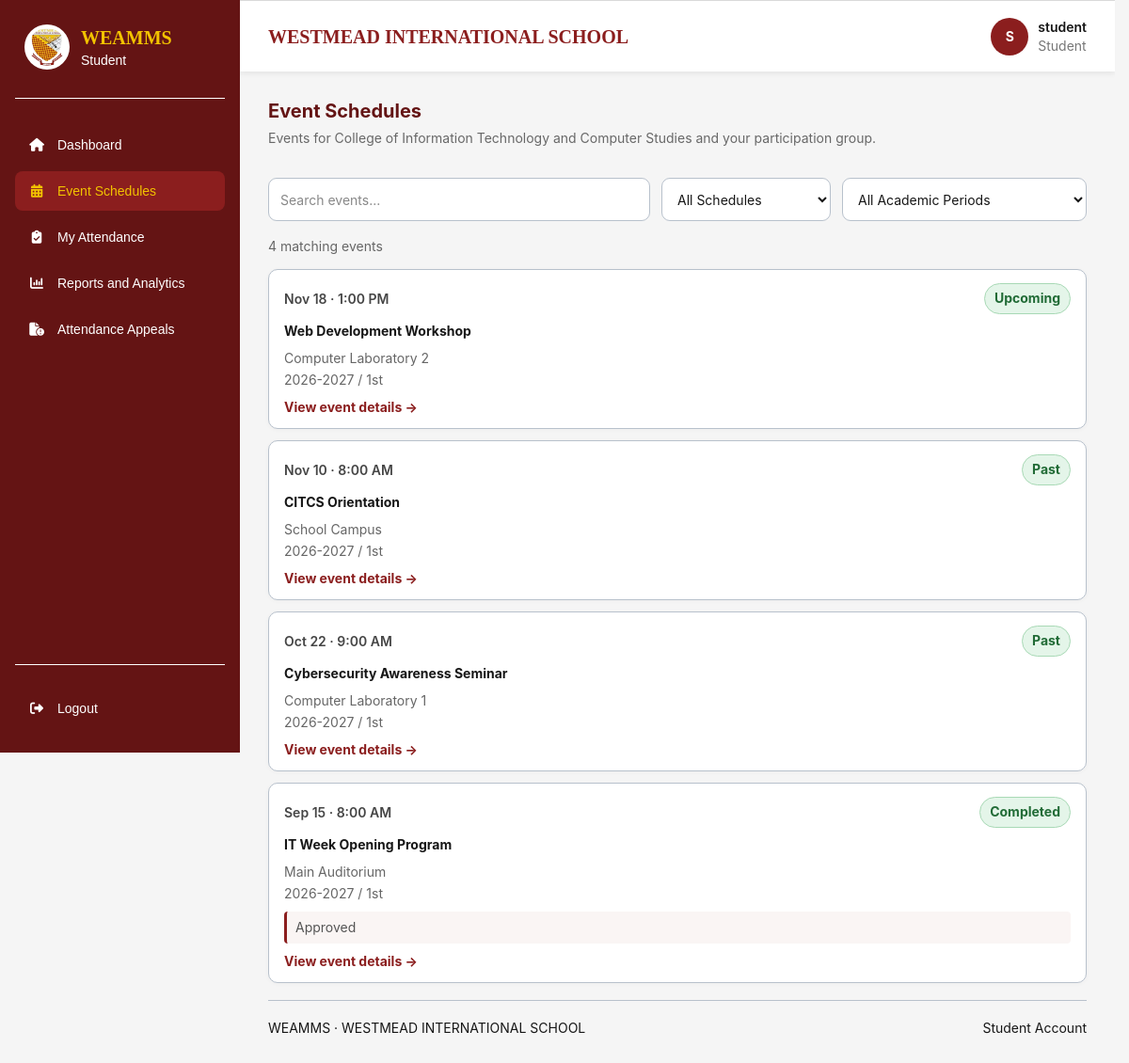
Screenshot of /student/events/index.php (signed in) with the database file from the repository.
### tables this page shows
CREATE TABLE `students` (
  `student_id` bigint(20) UNSIGNED NOT NULL,
  `user_id` bigint(20) UNSIGNED NOT NULL,
  `student_number` varchar(50) NOT NULL,
  `barcode_token` char(64) NOT NULL,
  `department_id` bigint(20) UNSIGNED NOT NULL,
  `section` varchar(100) DEFAULT NULL,
  `year_level` varchar(50) DEFAULT NULL,
  `first_name` varchar(100) NOT NULL,
  `middle_name` varchar(100) DEFAULT NULL,
  `last_name` varchar(100) NOT NULL,
  `enrollment_status` enum('enrolled','inactive','graduated','transferred') NOT NULL DEFAULT 'enrolled',
  `created_at` timestamp NOT NULL DEFAULT current_timestamp(),
  `updated_at` timestamp NOT NULL DEFAULT current_timestamp() ON UPDATE current_timestamp()
);

CREATE TABLE `departments` (
  `department_id` bigint(20) UNSIGNED NOT NULL,
  `department_code` varchar(30) NOT NULL,
  `department_name` varchar(150) NOT NULL,
  `description` text DEFAULT NULL,
  `is_active` tinyint(1) NOT NULL DEFAULT 1,
  `department_head_can_edit` tinyint(1) NOT NULL DEFAULT 0,
  `department_head_can_edit_attendance` tinyint(1) NOT NULL DEFAULT 0,
  `created_at` timestamp NOT NULL DEFAULT current_timestamp()
);

CREATE TABLE `events` (
  `event_id` bigint(20) UNSIGNED NOT NULL,
  `department_id` bigint(20) UNSIGNED NOT NULL,
  `requested_by` bigint(20) UNSIGNED NOT NULL,
  `academic_period_id` bigint(20) UNSIGNED NOT NULL,
  `event_title` varchar(200) NOT NULL,
  `event_description` text DEFAULT NULL,
  `venue` varchar(200) DEFAULT NULL,
  `start_at` datetime NOT NULL,
  `end_at` datetime NOT NULL,
  `attendance_opens_at` datetime DEFAULT NULL,
  `attendance_closes_at` datetime DEFAULT NULL,
  `event_status` enum('pending','approved','rejected','cancelled','cancellation_requested','completed') NOT NULL DEFAULT 'pending',
  `admin_reviewed_by` bigint(20) UNSIGNED DEFAULT NULL,
  `admin_reviewed_at` datetime DEFAULT NULL,
  `admin_remarks` text DEFAULT NULL,
  `cancellation_requested_at` datetime DEFAULT NULL,
  `cancellation_requested_by` bigint(20) UNSIGNED DEFAULT NULL,
  `cancellation_request_remarks` text DEFAULT NULL,
  `created_at` timestamp NOT NULL DEFAULT current_timestamp(),
  `updated_at` timestamp NOT NULL DEFAULT current_timestamp() ON UPDATE current_timestamp()
);

CREATE TABLE `academic_periods` (
  `academic_period_id` bigint(20) UNSIGNED NOT NULL,
  `academic_year` varchar(20) NOT NULL,
  `semester` enum('1st','2nd','Summer','Other') NOT NULL DEFAULT '1st',
  `start_date` date NOT NULL,
  `end_date` date NOT NULL,
  `is_current` tinyint(1) NOT NULL DEFAULT 0,
  `created_at` timestamp NOT NULL DEFAULT current_timestamp()
);

### includes/student_context.php (called while the page is built, shortened)
<?php
require_once __DIR__ . '/../config/database.php';
$studentStmt = $pdo->prepare(
    "SELECT s.student_id, s.user_id, s.student_number, s.barcode_token,
            s.department_id, s.year_level, s.section, s.first_name,
            s.middle_name, s.last_name, s.enrollment_status,
            d.department_name
     FROM students s
     INNER JOIN departments d ON d.department_id = s.department_id
     INNER JOIN users u ON u.user_id = s.user_id
     WHERE s.user_id = ?
       AND u.account_status = 'active'
       AND d.is_active = 1
     LIMIT 1"
);
$studentStmt->execute([$_SESSION['user_id']]);
$studentProfile = $studentStmt->fetch(PDO::FETCH_ASSOC);
$studentBaseUrl = BASE_URL;
function studentEscape(mixed $value): string
{
    return htmlspecialchars((string) $value, ENT_QUOTES, 'UTF-8');
}
function studentParticipantCondition(string $eventAlias = 'e'): string
{
    return "(
        NOT EXISTS (
            SELECT 1 FROM event_participants ep_any
            WHERE ep_any.event_id = $eventAlias.event_id
        )
        OR EXISTS (
            SELECT 1 FROM event_participants ep
            WHERE ep.event_id = $eventAlias.event_id
              AND (
                (ep.participant_type = 'student' AND ep.student_id = ?)
                OR (ep.participant_type = 'year_level' AND ep.year_level = ?)
                OR (ep.participant_type = 'section'
                    AND ep.year_level = ?
                    AND ep.section = ?)
              )
        )
    )";
}
function studentDateTime(
    ?string $value,
    string $format = 'M j, Y · g:i A'
): string {
    $timestamp = strtotime($value);
    return $timestamp === false
        ? 'Not available'
        : date($format, $timestamp);
}

### student/events/index.php (the view, shortened to what this page needs)
<?php
require_once __DIR__ . '/../../includes/student_context.php';
$search = trim(
    is_string($_GET['q'] ?? null) ? $_GET['q'] : ''
);
$sql = "
    SELECT
        e.event_id,
        e.event_title,
        e.event_description,
        e.venue,
        e.start_at,
        e.end_at,
        e.event_status,
        e.updated_at,
        e.created_at,
        e.admin_remarks,
        e.cancellation_request_remarks,
        ap.academic_year,
        ap.semester
    FROM events e
    INNER JOIN academic_periods ap
        ON ap.academic_period_id = e.academic_period_id
    WHERE e.department_id = ?
      AND e.event_status IN (
          'approved',
          'cancellation_requested',
          'cancelled',
          'completed'
      )
      AND " . studentParticipantCondition('e');
$params = array_merge(
    [$studentDepartmentId],
    studentParticipantParams($studentProfile)
);
$sql .= " ORDER BY e.start_at DESC, e.event_id DESC";
$stmt = $pdo->prepare($sql);
$stmt->execute($params);
$events = $stmt->fetchAll(PDO::FETCH_ASSOC);
require_once __DIR__ . '/../../includes/student_layout_start.php';
?>
<section class="dashboard-section student-module-page student-events-page">
    <div class="section-heading">
        <div>
            <h2>Event Schedules</h2>
            <p>
                Events for
                <?= studentEscape($studentProfile['department_name']) ?>
                and your participation group.
            </p>
        </div>
    </div>
    <form
        class="student-filter-form"
        id="student-event-filters"
        method="get"
        action="<?= studentEscape($studentBaseUrl) ?>/student/events/index.php">
        <div class="student-filter-field student-search-field">
            <input
                id="event-search"
                type="search"
                name="q"
                value="<?= studentEscape($search) ?>"
                placeholder="Search events..."
                aria-label="Search events"
                autocomplete="off">
        </div>
        <div class="student-filter-field student-phase-field">
            <select
                id="event-phase"
                name="phase"
                aria-label="Schedule">
                <option value="">All Schedules</option>
            </select>
        </div>
        <div class="student-filter-field student-period-field">
            <select
                id="academic-period"
                name="academic_period"
                aria-label="Academic Period">
                <option value="">All Academic Periods</option>
            </select>
        </div>
    </form>
    <p class="student-results-count">
        <?= count($events) ?>
        matching <?= count($events) === 1 ? 'event' : 'events' ?>
    </p>
    <?php if (empty($events)): ?>
        <div class="student-content-panel empty-state">
            <strong>No matching events</strong>
            <p>
                Try another filter or check back later for relevant events.
            </p>
        </div>
    <?php else: ?>
        <div class="student-event-list student-event-grid">
            <?php foreach ($events as $event): ?>
                <?php
                $eventStatus = $event['event_status'];
                $now = time();
                $start = strtotime($event['start_at']);
                $end = strtotime($event['end_at']);
                $schedulePhase = $eventStatus === 'approved'
                    ? (
                        $start > $now
                        ? 'Upcoming'
                        : ($end >= $now ? 'Ongoing' : 'Past')
                    )
                    : ucwords(str_replace('_', ' ', $eventStatus));
                $eventUrl = studentEscape($studentBaseUrl)
                    . '/student/events/view.php?id='
                    . (int) $event['event_id'];
                ?>
                <article class="student-event-card student-schedule-card">
                    <div class="student-schedule-top">
                        <span class="student-schedule-date">
                            <?= studentEscape(
                                studentDateTime(
                                    $event['start_at'],
                                    'M j · g:i A'
                                )
                            ) ?>
                        </span>
                        <span class="status-pill status-<?= studentEscape($eventStatus) ?>">
                            <?= studentEscape($schedulePhase) ?>
                        </span>
                    </div>
                    <h3 class="student-schedule-title">
                        <a href="<?= $eventUrl ?>">
                            <?= studentEscape($event['event_title']) ?>
                        </a>
                    </h3>
                    <div class="student-schedule-meta">
                        <span class="student-schedule-venue">
                            <?= studentEscape(
                                $event['venue'] ?: 'Venue to be announced'
                            ) ?>
                        </span>
                        <span class="student-schedule-period">
                            <?= studentEscape($event['academic_year']) ?>
                            / <?= studentEscape($event['semester']) ?>
                        </span>
                    </div>
                    <?php if ($eventStatus === 'cancellation_requested'): ?>
                        <p class="student-event-notice">
                            Cancellation requested:
                            <?= studentEscape(
                                $event['cancellation_request_remarks']
                                    ?: 'Awaiting administrator review.'
                            ) ?>
                        </p>
                    <?php elseif (
                        in_array(
                            $eventStatus,
                            ['cancelled', 'completed'],
                            true
                        ) && !empty($event['admin_remarks'])
                    ): ?>
                        <p class="student-event-notice">
                            <?= studentEscape($event['admin_remarks']) ?>
                        </p>
                    <?php endif; ?>
                    <a
                        class="student-schedule-details"
                        href="<?= $eventUrl ?>">View event details →</a>
                </article>
            <?php endforeach; ?>
        </div>
    <?php endif; ?>
</section>
<?php require __DIR__ . '/../../includes/footer.php'; ?>
</main>
</body>
</html>

### assets/css/style.css (style rules this page uses)
:root { --wis-maroon-light: #B43737; --wis-maroon: #8B1E1E; --wis-maroon-dark: #641414; --wis-gold: #F2C300; --wis-gold-dark: #D6A900; --wis-white: #FFFFFF; --wis-light-blue: #E8F0FE; --wis-black: #171717; --wis-background: #F5F5F5; --wis-border: #B8C1CC; --wis-shadow: 0 8px 25px rgba(0, 0, 0, 0.10); }
* { box-sizing: border-box; margin: 0; padding: 0; }
html { scroll-behavior: smooth; }
body { display: flex; justify-content: center; align-items: flex-start; min-height: 100vh; padding: 0 20px; background: var(--wis-background); color: var(--wis-black); font-family: Arial, Helvetica, sans-serif; }
form { width: 100%; margin: 0 auto; }

### assets/css/student/student.css (style rules this page uses)
:root { --wis-maroon-light: #B43737; --wis-maroon: #8B1E1E; --wis-maroon-dark: #641414; --wis-gold: #F2C300; --wis-gold-dark: #D6A900; --wis-white: #FFFFFF; --wis-light-blue: #E8F0FE; --wis-black: #171717; --wis-background: #F5F5F5; --wis-border: #B8C1CC; --wis-shadow: 0 8px 25px rgba(0, 0, 0, 0.10); }
body { align-items: center; }
body.student-dashboard-page { margin: 0; padding: 0; }
.dashboard-main>.dashboard-section, .dashboard-main>.dashboard-columns, .dashboard-main>.dashboard-alert, .dashboard-main>.dashboard-footer { margin-right: 30px; margin-left: 30px; }
.dashboard-section { margin-top: 30px; margin-bottom: 18px; }
.section-heading { display: flex; align-items: center; justify-content: space-between; gap: 15px; margin-bottom: 17px; }
.section-heading h2, .attendance-card-title h2 { margin: 0; color: var(--wis-maroon-dark); font-size: 20px; font-weight: 700; }
.section-heading p { margin: 6px 0 0; color: var(--wis-black); font-size: 14px; }
.status-pill { display: inline-block; padding: 6px 9px; border-radius: 20px; font-size: 14px; font-weight: 700; }
.student-event-list { display: grid; gap: 12px; }
.student-filter-form { display: flex; align-items: center; flex-wrap: wrap; gap: 10px; margin: 0 0 16px; padding: 15px; border: 1px solid #ece8e4; border-radius: 9px; background: #fff; }
.student-filter-form input, .student-filter-form select { min-height: 40px; max-width: 240px; padding: 8px 10px; border: 1px solid var(--wis-border); border-radius: 6px; background: #fff; color: #171717; font: inherit; }
.student-results-count { color: #666; font-size: 14px; }
.student-schedule-card { display: block; }
.student-schedule-card h3 { margin: 14px 0 8px; }
.student-schedule-date { color: #454545 !important; font-weight: 700; }
.status-pill, .student-status-pill { display: inline-flex; align-items: center; justify-content: center; padding: 6px 11px; border: 1px solid transparent; border-radius: 999px; font-size: 14px; font-weight: 700; line-height: 1.4; white-space: nowrap; }
.status-approved { background-color: #e4f5e9; border-color: #a8d9b5; color: #216b36; }
html { overflow-y: scroll; scrollbar-gutter: stable; }

### rows the page displays
students: department.department_name "College of Information Technology and Computer Studies"
events: start_at "Nov 18 · 1:00 PM", studentEscape($schedulePhase) "Upcoming", event_title "Web Development Workshop", venue "Computer Laboratory 2", academic_period.academic_year "2026-2027", academic_period.semester "1st"
events: start_at "Nov 10 · 8:00 AM", studentEscape($schedulePhase) "Past", event_title "CITCS Orientation", venue "School Campus", academic_period.academic_year "2026-2027", academic_period.semester "1st"
events: start_at "Oct 22 · 9:00 AM", studentEscape($schedulePhase) "Past", event_title "Cybersecurity Awareness Seminar", venue "Computer Laboratory 1", academic_period.academic_year "2026-2027", academic_period.semester "1st"
events: start_at "Sep 15 · 8:00 AM", event_status "Completed", event_title "IT Week Opening Program", venue "Main Auditorium", academic_period.academic_year "2026-2027", academic_period.semester "1st", admin_remarks "Approved"

### other values shown
str_replace('_', ' ', $role) "Student"
$label "Dashboard"
$label "Event Schedules"
$label "My Attendance"
$label "Reports and Analytics"
$label "Attendance Appeals"
$initial "S"
$username "student"
$userRole "Student"
count($events) "4"
$footerRoleLabel "Student"
